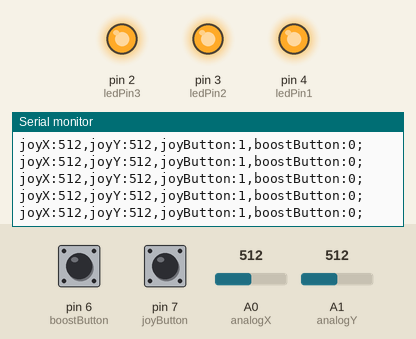
Bench run of a sketch on a simulated Arduino Uno, built with avr-gcc and run on an emulated ATmega328P. Parts: output pins drawn as LEDs (lit = HIGH), the last lines printed to the serial monitor. The inputs (shaded band) are chosen by the test bench; at power-on: A0 (analogX) = 512, A1 (analogY) = 512, pin 6 (boostButton) LOW, pin 7 (joyButton) HIGH.

Above: at 1.2 s.
1.3 s: A0 (analogX) set to 111
At 1.42 s:
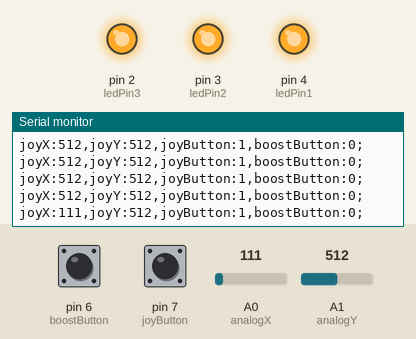
4.3 s: A0 (analogX) set to 88
At 4.32 s:
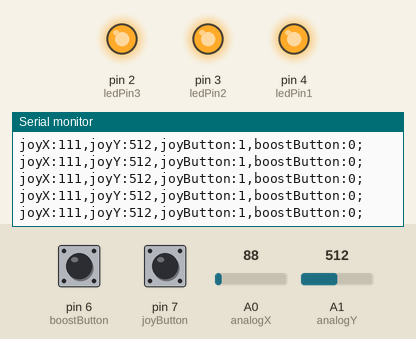
7.3 s: A1 (analogY) set to 105
At 7.3 s:
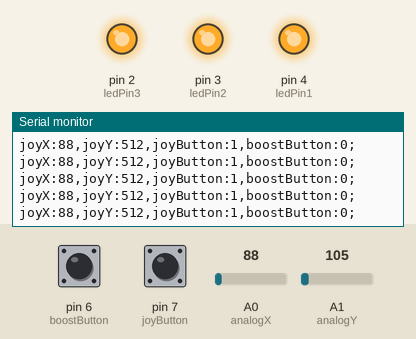
10.3 s: A1 (analogY) set to 93
At 10.32 s:
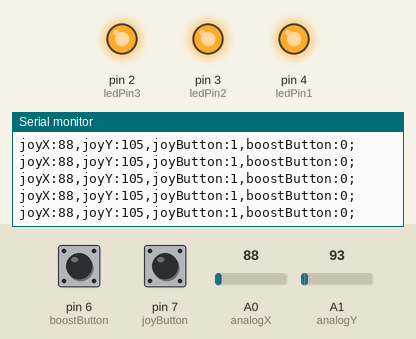
Timing chart, 0 to 12.8 s (numbered marks = the images above; inputs shaded):
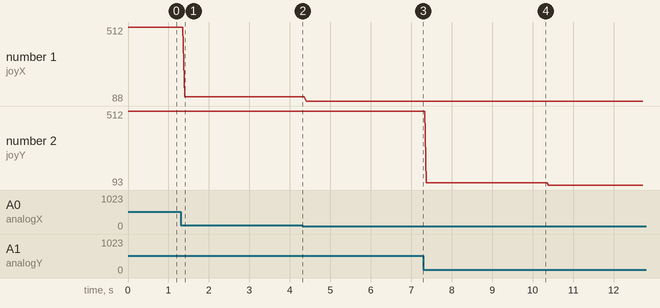

The sketch:

Space_Spelunker_Arduino.ino
```cpp
//Nikolai Leday CSC 2463, Final Project
//Youtube link:
#include "PDMSerial.h"
PDMSerial pdm;

const int analogX = A0; //Analog X axis input
const int analogY = A1; //Analog Y axis input
const int joyButton = 7; //Button on joystick
const int boostButton = 6; //button input
const int ledPin1 = 4;     //digital led output
const int ledPin2 = 3;     //digital led output
const int ledPin3 = 2;     //digital led output
int lives = 3;


void setup() {
  pinMode(analogX, INPUT);
  pinMode(analogY, INPUT);
  pinMode(joyButton, INPUT);
  pinMode(boostButton, INPUT);
  pinMode(ledPin1, OUTPUT);
  pinMode(ledPin2, OUTPUT);
  pinMode(ledPin3, OUTPUT);

  digitalWrite(ledPin1, HIGH);
  digitalWrite(ledPin2, HIGH);
  digitalWrite(ledPin3, HIGH);
  digitalWrite(joyButton, HIGH);
  Serial.begin(9600);

}

void loop() {
  pdm.transmitSensor("joyX", analogRead(analogX));
  pdm.transmitSensor("joyY",analogRead(analogY));
  pdm.transmitSensor("joyButton",digitalRead(joyButton));
  pdm.transmitSensor("boostButton",digitalRead(boostButton));
  pdm.transmitSensor("end");


  boolean newData = pdm.checkSerial();
  if(newData) {
    if(pdm.getName().equals(String("heal"))) {
      lives = 3;
    }
    if(pdm.getName().equals(String("collision"))) {
      lives--;
    }
    if(lives == 3){
      digitalWrite(ledPin1, HIGH);
      digitalWrite(ledPin2, HIGH);
      digitalWrite(ledPin3, HIGH);
    }else if(lives == 2){
      digitalWrite(ledPin1, HIGH);
      digitalWrite(ledPin2, HIGH);
      digitalWrite(ledPin3, LOW);
    }else if(lives == 1){
      digitalWrite(ledPin1, LOW);
      digitalWrite(ledPin2, HIGH);
      digitalWrite(ledPin3, LOW);
    }else if(lives == 0){
      digitalWrite(ledPin1, LOW);
      digitalWrite(ledPin2, LOW);
      digitalWrite(ledPin3, LOW);
    }
  }

}
```

PDMSerial.cpp
```cpp
/*
  PDMSerial.cpp - DDEM Library for transmit/receive with p5
  Created by Jesse Allisln 2019
*/

#include "Arduino.h"
#include "PDMSerial.h"

PDMSerial::PDMSerial()
{
  _startingTransmit = true;
  _name = "default";
  _value = 0;
}

String PDMSerial::getName() {
  return _name;
}

int PDMSerial::getValue() {
  return _value;
}

boolean PDMSerial::checkSerial() {
     // Receiving transmissions – cool.
  if (Serial.available() > 0) {
    // read the oldest byte in the serial buffer
    String data = String(Serial.readStringUntil(','));
    if(data!= "\n") {
      // Serial.write(("\nrx:" + data).c_str());

      int sep = data.indexOf(":");
      if(sep != -1) {

        // Serial.write(sep);
        // Serial.write(("\nindex:" + String(sep)).c_str());
        _name = data.substring(0,sep);
        // Serial.write(("\nname:" + _name).c_str());
        _value = data.substring(sep+1).toInt();
        // Serial.write(("\nvalue:" + String(value)).c_str());
        if(_name && _value >= 0) {
            // new data was received!
          return true;
        }
      }
    }
  }
    return false; // no new data or the data wasn't good.
}

// **********************************************
// ********* LSU DDEM Data Transmission *********
// **********************************************
//
// Transmit as many sensors as you like then send end before looping.
// transmitSensor(string name, int/float value);
  // transmitSensor("a0", sensorValue);
  // transmitSensor("float0", sensorFloatValue);
  // transmitSensor("b7", buttonState);
  // transmitSensor("end");

void PDMSerial::transmitSensor(String name, int value) {
  if (name == "end") {
      Serial.write(";\n");
      _startingTransmit = true;
  } else {
          // Only put a comma on after the first transmitted data.
      if(_startingTransmit) {
        _startingTransmit = false;
      } else {
        Serial.write(",");
      }

        // Prep the data
    String xmitData = name + ":" + String(value);
      // Transmission to the computer
    Serial.write(xmitData.c_str());
  }
}

void PDMSerial::transmitSensor(String name, float value) {
  if (name == "end") {
      Serial.write(";\n");
      _startingTransmit = true;
  } else {
          // Only put a comma on after the first transmitted data.
      if(_startingTransmit) {
        _startingTransmit = false;
      } else {
        Serial.write(",");
      }

        // Prep the data
    String xmitData = name + ":" + String(value);
      // Transmission to the computer
    Serial.write(xmitData.c_str());
  }
}

void PDMSerial::transmitSensor(String name) {
  if (name == "end") {
      Serial.write(";\n");
      _startingTransmit = true;
  } else {
        // Prep the data
    String xmitData = name + "\n";
      // Transmission to the computer
    Serial.write(xmitData.c_str());
  }
}
```

PDMSerial.h
```cpp
/*
  PDMSerial.h - Library for Transmitting to/from p5.
  Created by Jesse Allison 2019
*/
#ifndef PDMSerial_h
#define PDMSerial_h

#include "Arduino.h"

class PDMSerial
{
  public:
    PDMSerial();
    boolean checkSerial();
    void transmitSensor(String name, int value);
    void transmitSensor(String name, float value);
    void transmitSensor(String name);
    String getName();
    int getValue();

  private:
    boolean _startingTransmit;
    String _name;
    int _value;
};

#endif
```

Measured:
- after the input at 1.3 s, the serial monitor: prints a new line after 0.10 s (image 1)
- plotted number 1: 512 → 111 after the input at 1.3 s, 111 → 88 after the input at 4.3 s
- plotted number 2: 512 → 105 after the input at 7.3 s, 105 → 93 after the input at 10.3 s
